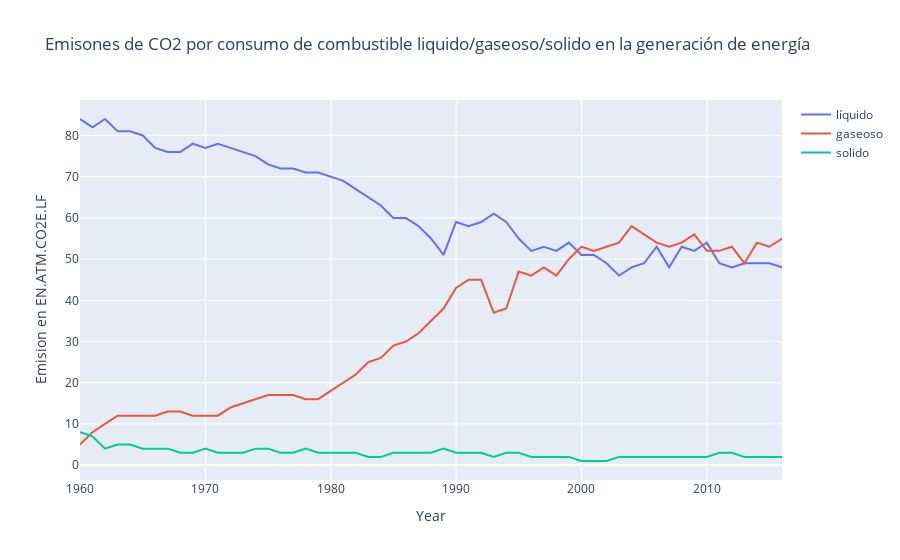

Write notebook code for a chart like this one.
### Code cell
x=df_emis_arg_fin['FECHA']
y1=df_emis_arg_fin['de combustible líquido']
y2=df_emis_arg_fin['de combustible gaseoso']
y3=df_emis_arg_fin['de combustibles sólidos']
fig = go.Figure()
fig.add_trace(go.Scatter(x=x, y=y1,
                    mode='lines',
                    name='líquido'))
fig.add_trace(go.Scatter(x=x, y=y2,
                    mode='lines',
                    name='gaseoso'))
fig.add_trace(go.Scatter(x=x, y=y3,
                    mode='lines',
                    name='solido'))

fig.update_layout(title='Emisones de CO2 por consumo de combustible liquido/gaseoso/solido en la generación de energía',
                   xaxis_title='Year',
                   yaxis_title='Emision en EN.ATM.CO2E.LF')


fig.show()

### Figure 1 — Plotly figure (JSON) as saved in the notebook; plotly's stock layout.template omitted (floating-point values rounded to 4 significant figures)
{"data": [{"mode": "lines", "name": "líquido", "type": "scatter", "x": [1960, 1961, 1962, 1963, 1964, 1965, 1966, 1967, 1968, 1969, 1970, 1971, 1972, 1973, 1974, 1975, 1976, 1977, 1978, 1979, 1980, 1981, 1982, 1983, 1984, 1985, 1986, 1987, 1988, 1989, 1990, 1991, 1992, 1993, 1994, 1995, 1996, 1997, 1998, 1999, 2000, 2001, 2002, 2003, 2004, 2005, 2006, 2007, 2008, 2009, 2010, 2011, 2012, 2013, 2014, 2015, 2016], "y": [84, 82, 84, 81, 81, 80, 77, 76, 76, 78, 77, 78, 77, 76, 75, 73, 72, 72, 71, 71, 70, 69, 67, 65, 63, 60, 60, 58, 55, 51, 59, 58, 59, 61, 59, 55, 52, 53, 52, 54, 51, 51, 49, 46, 48, 49, 53, 48, 53, 52, 54, 49, 48, 49, 49, 49, 48]}, {"mode": "lines", "name": "gaseoso", "type": "scatter", "x": [1960, 1961, 1962, 1963, 1964, 1965, 1966, 1967, 1968, 1969, 1970, 1971, 1972, 1973, 1974, 1975, 1976, 1977, 1978, 1979, 1980, 1981, 1982, 1983, 1984, 1985, 1986, 1987, 1988, 1989, 1990, 1991, 1992, 1993, 1994, 1995, 1996, 1997, 1998, 1999, 2000, 2001, 2002, 2003, 2004, 2005, 2006, 2007, 2008, 2009, 2010, 2011, 2012, 2013, 2014, 2015, 2016], "y": [5, 8, 10, 12, 12, 12, 12, 13, 13, 12, 12, 12, 14, 15, 16, 17, 17, 17, 16, 16, 18, 20, 22, 25, 26, 29, 30, 32, 35, 38, 43, 45, 45, 37, 38, 47, 46, 48, 46, 50, 53, 52, 53, 54, 58, 56, 54, 53, 54, 56, 52, 52, 53, 49, 54, 53, 55]}, {"mode": "lines", "name": "solido", "type": "scatter", "x": [1960, 1961, 1962, 1963, 1964, 1965, 1966, 1967, 1968, 1969, 1970, 1971, 1972, 1973, 1974, 1975, 1976, 1977, 1978, 1979, 1980, 1981, 1982, 1983, 1984, 1985, 1986, 1987, 1988, 1989, 1990, 1991, 1992, 1993, 1994, 1995, 1996, 1997, 1998, 1999, 2000, 2001, 2002, 2003, 2004, 2005, 2006, 2007, 2008, 2009, 2010, 2011, 2012, 2013, 2014, 2015, 2016], "y": [8, 7, 4, 5, 5, 4, 4, 4, 3, 3, 4, 3, 3, 3, 4, 4, 3, 3, 4, 3, 3, 3, 3, 2, 2, 3, 3, 3, 3, 4, 3, 3, 3, 2, 3, 3, 2, 2, 2, 2, 1, 1, 1, 2, 2, 2, 2, 2, 2, 2, 2, 3, 3, 2, 2, 2, 2]}], "layout": {"title": {"text": "Emisones de CO2 por consumo de combustible liquido/gaseoso/solido en la generación de energía"}, "xaxis": {"title": {"text": "Year"}}, "yaxis": {"title": {"text": "Emision en EN.ATM.CO2E.LF"}}}}
